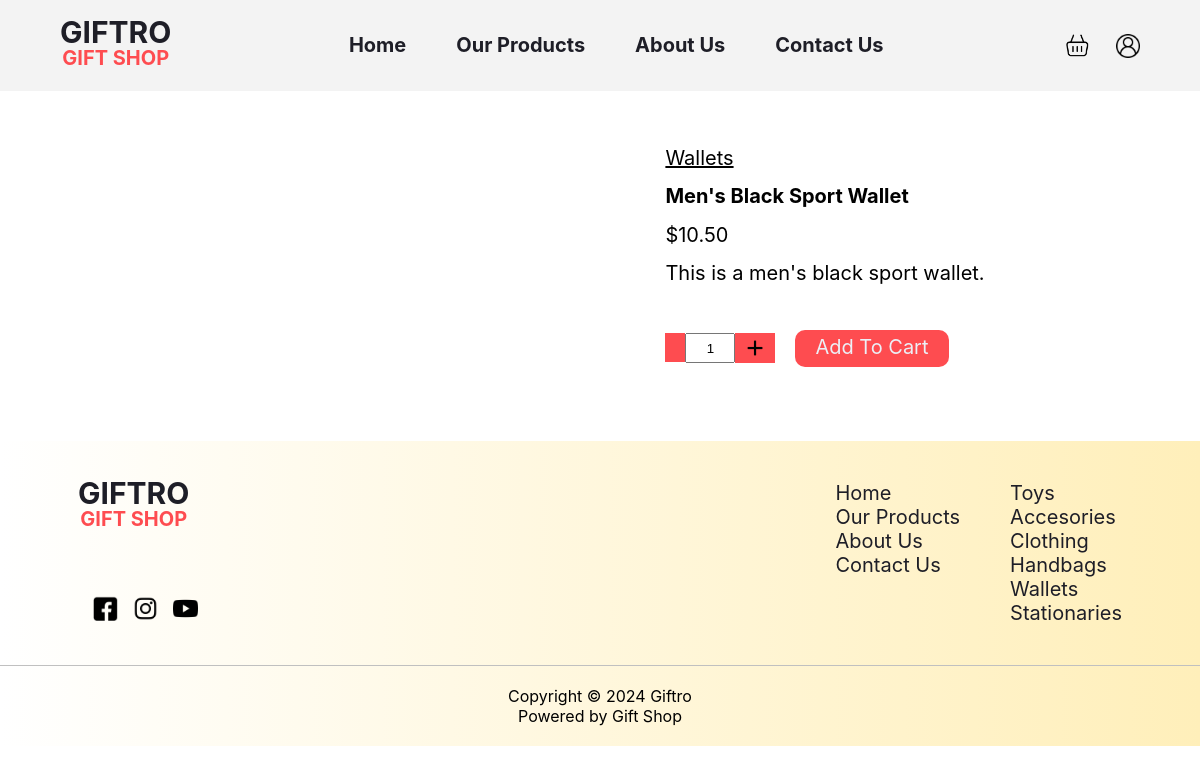
The page /products/item.php?id=34 on the database its author committed.
### tables this page shows
CREATE TABLE `categories` (
  `catId` int(11) NOT NULL,
  `catName` varchar(130) NOT NULL,
  `catImg` varchar(130) DEFAULT NULL
);

CREATE TABLE `items` (
  `itemsId` int(11) NOT NULL,
  `itemsImg` varchar(1000) NOT NULL,
  `itemsName` varchar(200) NOT NULL,
  `itemsDesc` mediumtext NOT NULL,
  `itemsPrice` decimal(10,2) NOT NULL,
  `isNew` bit(1) NOT NULL DEFAULT b'0',
  `catId` int(11) DEFAULT NULL
);

### products/item.php (the view, shortened to what this page needs)
<?php require_once("../includes/db.php"); ?>
<!DOCTYPE html>
<html lang="en">
<head>
    <link rel="stylesheet" href="../css/main.css">
</head>
<body>
    <?php include("../includes/header.php") ?>
    <?php
        if(!empty($_GET['id'])){
            $queryItemP = "select * from items where itemsId = ".$_GET['id']."";
            $rowItemP = $conn->query($queryItemP);
            $rowsItemP = mysqli_fetch_assoc($rowItemP);
            if(!empty($rowsItemP['itemsName'])){
                $queryCP = "select * from categories where catId = ?";
                $stmt = $conn->prepare($queryCP);
                $id = $rowsItemP['catId'];
                $stmt->bind_param("s", $id);
                $stmt->execute();
                $result = $stmt->get_result();
                $rowCP = mysqli_fetch_assoc($result);
    ?>
    <div class="item-wrapper">
        <div class="item-content">
            <p class="item-cat"><u><?php echo $rowCP['catName'] ?></u></p>
            <p class="item-name"><b><?php echo $rowsItemP['itemsName'] ?></b></p>
            <p class="item-price">$<?php echo $rowsItemP['itemsPrice'] ?></p>
            <p class="item-desc"><?php echo $rowsItemP['itemsDesc'] ?></p>
            <form action="../includes/cart.include.php" method="post" class="form-group">
                <div class="input-group">
                    <div class="input-group-btn">
                        <div id="down" class="btn btn-default" onclick=" down('1')"><img class="btn-img" src="../img/minus.png" alt=""></div>
                    </div>
                    <input type="number" id="myNumber" class="form-control input-number" name="amount" value="1" />
                    <div class="input-group-btn">
                        <div id="up" class="btn btn-default" onclick="up('10')"><img class="btn-img" src="../img/plus.png" alt=""></div>
                    </div>
                </div>
                <?php
                    if(isset($_SESSION['username'])){
                        echo '<input name="submit" class="btn addto-btn" type="submit" value="Add To Cart">';
                    }else{
                        echo '<div name="submit" class="btn addto-btn" onclick="profilePopup()">Add To Cart</div>';
                    }
                ?>
            </form>
        </div>
    </div>
    <?php  }else{
        echo "<center style='margin-top:20px;margin-bottom:20px'>Why are you modifying the URL?!</center>";  } }
        else{
        echo "<center style='margin-top:20px;margin-bottom:20px'>Why are you modifying the URL?!</center>";
    }
    ?>
    <?php include("../includes/footer.php"); ?>
</body>
</html>

### includes/footer.php (shortened to what this page needs)
<div class="bottom-section">
    <div class="section-foot">
        <footer>
            <div class="footer-div">
                <div class="footer-left">
                    <a style="text-decoration: none" href="/webdev"><div class="main-logo">
                        <p class="logo logo-grey">GIFTRO</p>
                        <p class="sub-logo logo-red">GIFT SHOP</p>
                    </div></a>
                    <ul class="footer-nav-social">
                        <li><a target="_blank" class="foot-nav-icons" href="https://www.facebook.com/"><img src="<?php if(file_exists('img/facebook.png')){echo "img/facebook.png";} else{echo "../img/facebook.png";} ?>" alt="" class="footer-icon"></a></li>
                        <li><a target="_blank" class="foot-nav-icons" href="https://www.instagram.com/"><img src="<?php if(file_exists('img/insta.png')){echo "img/insta.png";} else{echo "../img/insta.png";} ?>" alt="" class="footer-icon"></a></li>
                        <li><a target="_blank" class="foot-nav-icons" href="https://www.youtube.com/"><img src="<?php if(file_exists('img/youtube.png')){echo "img/youtube.png";} else{echo "../img/youtube.png";} ?>" alt="" class="footer-icon"></a></li>
                    </ul>
                </div>
                <div class="footer-lists">
                    <ul class="footer-nav">
                        <li><a class="foot-nav-links" href="/webdev">Home</a></li>
                        <li><a class="foot-nav-links" href="/webdev/products">Our Products</a></li>
                        <li><a class="foot-nav-links" href="/webdev/about">About Us</a></li>
                        <li><a class="foot-nav-links" href="/webdev/contact">Contact Us</a></li>
                    </ul>
                    <?php
                        $queryCat = "SELECT * FROM categories";
                        $rows = $conn->query($queryCat);
                        $rowCat = mysqli_fetch_all($rows, MYSQLI_ASSOC);
                    ?>
                    <ul class="footer-nav">
                    <?php foreach ($rowCat as $key => $val) { ?>
                        <li><a class="foot-nav-links" href="/webdev/products/?cat=<?php echo  $val['catId'] ?>"><?php echo $val['catName'] ?></a></li>
                        <?php } ?>
                    </ul>
                </div>
            </div>
        </footer>
    </div>
    <section class="footer-section">
        <div class="footer-inner-sec">
            <p class="footer-word">Copyright © 2024 Giftro<br>Powered by Gift Shop</p>
        </div>
    </section>
</div>

### css/main.css (style rules this page uses)
* { box-sizing: border-box; margin: 0; padding: 0; }
.btn-img { width: 20px; }
.input-group { display: flex; }
.logo { font-size: 30px; font-family: var(--font-sanserif); font-weight: 700; }
.sub-logo { font-size: 20px; font-family: var(--font-sanserif); font-weight: 700; }
.logo-red { color: var(--red); }
.logo-grey { color: var(--grey); }
.main-logo { line-height: 1.6em; text-align: center; text-decoration: none; }
.bottom-section, .footer-section { background: #FFEFBA; background: -webkit-linear-gradient(to right, #FFFFFF, #FFEFBA); background: linear-gradient(to right, #FFFFFF, #FFEFBA); }
.btn { padding: 15px 30px 18px 30px; border-radius: 10px; font-size: 20px; font-family: var(--font-sanserif); background-color: var(--red); color: var(--blueish-grey); text-decoration: none; box-shadow: rgba(0, 0, 0, 0.19) 0px 10px 20px, rgba(0, 0, 0, 0.23) 0px 6px 6px; border: none; }
.footer-div { padding: 40px 0; display: flex; justify-content: space-between; align-items: top; gap: 20px; }
.section-foot { width:calc(100% - 13%); margin: auto; }
.footer-nav { list-style: none; font-family: var(--font-sanserif); }
.footer-lists { display: flex; gap: 50px; }
.footer-section { border-top: 1px solid #c0c0c0; }
.foot-nav-links { text-decoration: none; font-size: 20px; color: var(--grey); }
.footer-inner-sec { padding: 20px 20px; text-align: center; }
.footer-left { display: flex; flex-direction: column; justify-content: space-between; align-items: start; }
.footer-icon { width: 25px; }
.footer-word { font-family: var(--font-sanserif); }
.footer-nav-social { margin-top: 20px; display: flex; list-style-type: none; gap: 15px; }
.btn-default { padding: 0; padding: 5px 10px 0px 10px; border-radius: 0; border: none; box-shadow: none; }
input[type=number] { appearance: textfield; }
#myNumber { width: 50px; text-align: center; }
.item-wrapper { display: flex; flex-wrap: wrap; gap: 50px; width:calc(100% - 13%); margin: auto; padding-bottom: 60px; padding-top: 40px; justify-content: center; align-items: center; }
.item-content { display: flex; flex-direction: column; justify-content: space-evenly; align-items: flex-start; height: 250px; font-family: var(--font-sanserif); font-size: 20px; }
.addto-btn { padding-top: 5px; padding-bottom: 8px; padding-left: 20px; padding-right: 20px; box-shadow: none; }
.form-group { display: flex; gap: 20px; align-items: center; justify-content: center; margin-top: 30px; flex-wrap: wrap; }

### css/var.css (style rules this page uses)
:root { --grey: #1e1e27; --light-grey: #51545f; --ligher-grey: #f3f3f3; --blueish-grey: #eceff6; --red: #fe4c50; --dark-red: #ff2d31; --green: #51a042; --font-sanserif: -apple-system,BlinkMacSystemFont,"Segoe UI",Roboto,"Helvetica Neue",Arial,sans-serif,"Apple Color Emoji","Segoe UI Emoji","Segoe UI Symbol"; --font-monospace: "SFMono-Regular",Menlo,Monaco,Consolas,"Liberation Mono","Courier New",monospace; }

### rows shown on the page
categories: catName "Wallets"
items: itemsName "Men's Black Sport Wallet", itemsPrice "10.50", itemsDesc "This is a men's black sport wallet."
categories: catName "Toys"
categories: catName "Accesories"
categories: catName "Clothing"
categories: catName "Handbags"
categories: catName "Stationaries"
